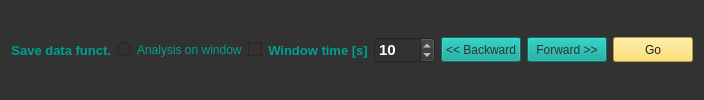
          <widget class="QWidget" name="menu" native="true">
           <property name="sizePolicy">
            <sizepolicy hsizetype="MinimumExpanding" vsizetype="Preferred">
             <horstretch>0</horstretch>
             <verstretch>0</verstretch>
            </sizepolicy>
           </property>
           <property name="styleSheet">
            <string notr="true">background-color: rgb(50, 50, 50);</string>
           </property>
           <layout class="QGridLayout" name="gridLayout">
            <item row="0" column="4">
             <widget class="QPushButton" name="btn_avanzar">
              <property name="minimumSize">
               <size>
                <width>0</width>
                <height>25</height>
               </size>
              </property>
              <property name="styleSheet">
               <string notr="true">QPushButton {
	
	
	background-color: rgb(0, 159, 147);
	font: 700 10pt &quot;Segoe UI&quot;;
	color: rgb(50, 50, 50);
}

QPushButton:hover {
	
	background-color: rgb(33, 33, 33);
	font: 700 10pt &quot;Segoe UI&quot;;
	color: rgb(39, 152, 186);
}</string>
              </property>
              <property name="text">
               <string>Forward &gt;&gt;</string>
              </property>
             </widget>
            </item>
            <item row="0" column="3">
             <widget class="QPushButton" name="btn_retroceder">
              <property name="minimumSize">
               <size>
                <width>0</width>
                <height>25</height>
               </size>
              </property>
              <property name="styleSheet">
               <string notr="true">QPushButton {
	
	
	background-color: rgb(0, 159, 147);
	font: 700 10pt &quot;Segoe UI&quot;;
	color: rgb(50, 50, 50);
}

QPushButton:hover {
	
	background-color: rgb(33, 33, 33);
	font: 700 10pt &quot;Segoe UI&quot;;
	color: rgb(39, 152, 186);
}</string>
              </property>
              <property name="text">
               <string>&lt;&lt; Backward</string>
              </property>
             </widget>
            </item>
            <item row="0" column="5">
             <widget class="QPushButton" name="bt_go">
              <property name="minimumSize">
               <size>
                <width>0</width>
                <height>25</height>
               </size>
              </property>
              <property name="styleSheet">
               <string notr="true">QPushButton {
	background-color: rgb(255, 217, 79);
	font: 700 10pt &quot;Segoe UI&quot;;
	
	color: rgb(33, 33, 33);
}


QPushButton:hover {
	
	background-color: rgb(33, 33, 33);
	font: 700 10pt &quot;Segoe UI&quot;;
	color: rgb(39, 152, 186);
}</string>
              </property>
              <property name="text">
               <string>Go</string>
              </property>
             </widget>
            </item>
            <item row="0" column="0">
             <layout class="QHBoxLayout" name="horizontalLayout_22">
              <item>
               <layout class="QVBoxLayout" name="verticalLayout_2">
                <item>
                 <widget class="QLabel" name="window_time_label_3">
                  <property name="palette">
                   <palette>
                    <active>
                     <colorrole role="WindowText">
                      <brush brushstyle="SolidPattern">
                       <color alpha="255">
                        <red>39</red>
                        <green>152</green>
                        <blue>186</blue>
                       </color>
                      </brush>
                     </colorrole>
                     <colorrole role="Button">
                      <brush brushstyle="SolidPattern">
                       <color alpha="255">
                        <red>50</red>
                        <green>50</green>
                        <blue>50</blue>
                       </color>
                      </brush>
                     </colorrole>
                     <colorrole role="Text">
                      <brush brushstyle="SolidPattern">
                       <color alpha="255">
                        <red>0</red>
                        <green>159</green>
                        <blue>147</blue>
                       </color>
                      </brush>
                     </colorrole>
                     <colorrole role="ButtonText">
                      <brush brushstyle="SolidPattern">
                       <color alpha="255">
                        <red>0</red>
                        <green>159</green>
                        <blue>147</blue>
                       </color>
                      </brush>
                     </colorrole>
                     <colorrole role="Base">
                      <brush brushstyle="SolidPattern">
                       <color alpha="255">
                        <red>50</red>
                        <green>50</green>
                        <blue>50</blue>
                       </color>
                      </brush>
                     </colorrole>
                     <colorrole role="Window">
                      <brush brushstyle="SolidPattern">
                       <color alpha="255">
                        <red>50</red>
                        <green>50</green>
                        <blue>50</blue>
                       </color>
                      </brush>
                     </colorrole>
                     <colorrole role="PlaceholderText">
                      <brush brushstyle="SolidPattern">
                       <color alpha="128">
                        <red>0</red>
                        <green>159</green>
                        <blue>147</blue>
                       </color>
                      </brush>
                     </colorrole>
                    </active>
                    <inactive>
                     <colorrole role="WindowText">
                      <brush brushstyle="SolidPattern">
                       <color alpha="255">
                        <red>39</red>
                        <green>152</green>
                        <blue>186</blue>
                       </color>
                      </brush>
                     </colorrole>
                     <colorrole role="Button">
                      <brush brushstyle="SolidPattern">
                       <color alpha="255">
                        <red>50</red>
                        <green>50</green>
                        <blue>50</blue>
                       </color>
                      </brush>
                     </colorrole>
                     <colorrole role="Text">
                      <brush brushstyle="SolidPattern">
                       <color alpha="255">
                        <red>0</red>
                        <green>159</green>
                        <blue>147</blue>
                       </color>
                      </brush>
                     </colorrole>
                     <colorrole role="ButtonText">
                      <brush brushstyle="SolidPattern">
                       <color alpha="255">
                        <red>0</red>
                        <green>159</green>
                        <blue>147</blue>
                       </color>
                      </brush>
                     </colorrole>
                     <colorrole role="Base">
                      <brush brushstyle="SolidPattern">
                       <color alpha="255">
                        <red>50</red>
                        <green>50</green>
                        <blue>50</blue>
                       </color>
                      </brush>
                     </colorrole>
                     <colorrole role="Window">
                      <brush brushstyle="SolidPattern">
                       <color alpha="255">
                        <red>50</red>
                        <green>50</green>
                        <blue>50</blue>
                       </color>
                      </brush>
                     </colorrole>
                     <colorrole role="PlaceholderText">
                      <brush brushstyle="SolidPattern">
                       <color alpha="128">
                        <red>0</red>
                        <green>159</green>
                        <blue>147</blue>
                       </color>
                      </brush>
                     </colorrole>
                    </inactive>
                    <disabled>
                     <colorrole role="WindowText">
                      <brush brushstyle="SolidPattern">
                       <color alpha="255">
                        <red>120</red>
                        <green>120</green>
                        <blue>120</blue>
                       </color>
                      </brush>
                     </colorrole>
                     <colorrole role="Button">
                      <brush brushstyle="SolidPattern">
                       <color alpha="255">
                        <red>50</red>
                        <green>50</green>
                        <blue>50</blue>
                       </color>
                      </brush>
                     </colorrole>
                     <colorrole role="Text">
                      <brush brushstyle="SolidPattern">
                       <color alpha="255">
                        <red>0</red>
                        <green>159</green>
                        <blue>147</blue>
                       </color>
                      </brush>
                     </colorrole>
                     <colorrole role="ButtonText">
                      <brush brushstyle="SolidPattern">
                       <color alpha="255">
                        <red>0</red>
                        <green>159</green>
                        <blue>147</blue>
                       </color>
                      </brush>
                     </colorrole>
                     <colorrole role="Base">
                      <brush brushstyle="SolidPattern">
                       <color alpha="255">
                        <red>50</red>
                        <green>50</green>
                        <blue>50</blue>
                       </color>
                      </brush>
                     </colorrole>
                     <colorrole role="Window">
                      <brush brushstyle="SolidPattern">
                       <color alpha="255">
                        <red>50</red>
                        <green>50</green>
                        <blue>50</blue>
                       </color>
                      </brush>
                     </colorrole>
                     <colorrole role="PlaceholderText">
                      <brush brushstyle="SolidPattern">
                       <color alpha="128">
                        <red>0</red>
                        <green>159</green>
                        <blue>147</blue>
                       </color>
                      </brush>
                     </colorrole>
                    </disabled>
                   </palette>
                  </property>
                  <property name="font">
                   <font>
                    <family>Segoe UI</family>
                    <pointsize>10</pointsize>
                    <italic>false</italic>
                    <bold>true</bold>
                   </font>
                  </property>
                  <property name="styleSheet">
                   <string notr="true">font: 700 10pt &quot;Segoe UI&quot;;
color: rgb(0, 159, 147);</string>
                  </property>
                  <property name="text">
                   <string>Save data funct.</string>
                  </property>
                  <property name="alignment">
                   <set>Qt::AlignRight|Qt::AlignTrailing|Qt::AlignVCenter</set>
                  </property>
                 </widget>
                </item>
               </layout>
              </item>
              <item>
               <widget class="QRadioButton" name="save_function">
                <property name="text">
                 <string/>
                </property>
               </widget>
              </item>
             </layout>
            </item>
            <item row="0" column="2">
             <layout class="QHBoxLayout" name="horizontalLayout_wt">
              <item>
               <widget class="QLabel" name="window_time_label">
                <property name="palette">
                 <palette>
                  <active>
                   <colorrole role="WindowText">
                    <brush brushstyle="SolidPattern">
                     <color alpha="255">
                      <red>39</red>
                      <green>152</green>
                      <blue>186</blue>
                     </color>
                    </brush>
                   </colorrole>
                   <colorrole role="Button">
                    <brush brushstyle="SolidPattern">
                     <color alpha="255">
                      <red>50</red>
                      <green>50</green>
                      <blue>50</blue>
                     </color>
                    </brush>
                   </colorrole>
                   <colorrole role="Text">
                    <brush brushstyle="SolidPattern">
                     <color alpha="255">
                      <red>0</red>
                      <green>159</green>
                      <blue>147</blue>
                     </color>
                    </brush>
                   </colorrole>
                   <colorrole role="ButtonText">
                    <brush brushstyle="SolidPattern">
                     <color alpha="255">
                      <red>0</red>
                      <green>159</green>
                      <blue>147</blue>
                     </color>
                    </brush>
                   </colorrole>
                   <colorrole role="Base">
                    <brush brushstyle="SolidPattern">
                     <color alpha="255">
                      <red>50</red>
                      <green>50</green>
                      <blue>50</blue>
                     </color>
                    </brush>
                   </colorrole>
                   <colorrole role="Window">
                    <brush brushstyle="SolidPattern">
                     <color alpha="255">
                      <red>50</red>
                      <green>50</green>
                      <blue>50</blue>
                     </color>
                    </brush>
                   </colorrole>
                   <colorrole role="PlaceholderText">
                    <brush brushstyle="SolidPattern">
                     <color alpha="128">
                      <red>0</red>
                      <green>159</green>
                      <blue>147</blue>
                     </color>
                    </brush>
                   </colorrole>
                  </active>
                  <inactive>
                   <colorrole role="WindowText">
                    <brush brushstyle="SolidPattern">
                     <color alpha="255">
                      <red>39</red>
                      <green>152</green>
                      <blue>186</blue>
                     </color>
                    </brush>
                   </colorrole>
                   <colorrole role="Button">
                    <brush brushstyle="SolidPattern">
                     <color alpha="255">
                      <red>50</red>
                      <green>50</green>
                      <blue>50</blue>
                     </color>
                    </brush>
                   </colorrole>
                   <colorrole role="Text">
                    <brush brushstyle="SolidPattern">
                     <color alpha="255">
                      <red>0</red>
                      <green>159</green>
                      <blue>147</blue>
                     </color>
                    </brush>
                   </colorrole>
                   <colorrole role="ButtonText">
                    <brush brushstyle="SolidPattern">
                     <color alpha="255">
                      <red>0</red>
                      <green>159</green>
                      <blue>147</blue>
                     </color>
                    </brush>
                   </colorrole>
                   <colorrole role="Base">
                    <brush brushstyle="SolidPattern">
                     <color alpha="255">
                      <red>50</red>
                      <green>50</green>
                      <blue>50</blue>
                     </color>
                    </brush>
                   </colorrole>
                   <colorrole role="Window">
                    <brush brushstyle="SolidPattern">
                     <color alpha="255">
                      <red>50</red>
                      <green>50</green>
                      <blue>50</blue>
                     </color>
                    </brush>
                   </colorrole>
                   <colorrole role="PlaceholderText">
                    <brush brushstyle="SolidPattern">
                     <color alpha="128">
                      <red>0</red>
                      <green>159</green>
                      <blue>147</blue>
                     </color>
                    </brush>
                   </colorrole>
                  </inactive>
                  <disabled>
                   <colorrole role="WindowText">
                    <brush brushstyle="SolidPattern">
                     <color alpha="255">
                      <red>120</red>
                      <green>120</green>
                      <blue>120</blue>
                     </color>
                    </brush>
                   </colorrole>
                   <colorrole role="Button">
                    <brush brushstyle="SolidPattern">
                     <color alpha="255">
                      <red>50</red>
                      <green>50</green>
                      <blue>50</blue>
                     </color>
                    </brush>
                   </colorrole>
                   <colorrole role="Text">
                    <brush brushstyle="SolidPattern">
                     <color alpha="255">
                      <red>0</red>
                      <green>159</green>
                      <blue>147</blue>
                     </color>
                    </brush>
                   </colorrole>
                   <colorrole role="ButtonText">
                    <brush brushstyle="SolidPattern">
                     <color alpha="255">
                      <red>0</red>
                      <green>159</green>
                      <blue>147</blue>
                     </color>
                    </brush>
                   </colorrole>
                   <colorrole role="Base">
                    <brush brushstyle="SolidPattern">
                     <color alpha="255">
                      <red>50</red>
                      <green>50</green>
                      <blue>50</blue>
                     </color>
                    </brush>
                   </colorrole>
                   <colorrole role="Window">
                    <brush brushstyle="SolidPattern">
                     <color alpha="255">
                      <red>50</red>
                      <green>50</green>
                      <blue>50</blue>
                     </color>
                    </brush>
                   </colorrole>
                   <colorrole role="PlaceholderText">
                    <brush brushstyle="SolidPattern">
                     <color alpha="128">
                      <red>0</red>
                      <green>159</green>
                      <blue>147</blue>
                     </color>
                    </brush>
                   </colorrole>
                  </disabled>
                 </palette>
                </property>
                <property name="font">
                 <font>
                  <family>Segoe UI</family>
                  <pointsize>10</pointsize>
                  <italic>false</italic>
                  <bold>true</bold>
                 </font>
                </property>
                <property name="styleSheet">
                 <string notr="true">font: 700 10pt &quot;Segoe UI&quot;;
color: rgb(0, 159, 147);</string>
                </property>
                <property name="text">
                 <string>Window time [s]</string>
                </property>
                <property name="alignment">
                 <set>Qt::AlignCenter</set>
                </property>
               </widget>
              </item>
              <item>
               <widget class="QSpinBox" name="window_time">
                <property name="font">
                 <font>
                  <family>Segoe UI</family>
                  <pointsize>11</pointsize>
                  <italic>false</italic>
                  <bold>true</bold>
                 </font>
                </property>
                <property name="styleSheet">
                 <string notr="true">font: 700 11pt &quot;Segoe UI&quot;;
color: rgb(255, 255, 255);</string>
                </property>
                <property name="maximum">
                 <number>1000</number>
                </property>
                <property name="value">
                 <number>10</number>
                </property>
               </widget>
              </item>
             </layout>
            </item>
            <item row="0" column="1">
             <layout class="QHBoxLayout" name="horizontalLayout_3">
              <item>
               <widget class="QLabel" name="label">
                <property name="styleSheet">
                 <string notr="true">font: 700 10pt &quot;Segoe UI&quot;;
color: rgb(0, 159, 147);</string>
                </property>
                <property name="text">
                 <string>Analysis on window</string>
                </property>
               </widget>
              </item>
              <item>
               <widget class="QCheckBox" name="analysis_on_window_function">
                <property name="text">
                 <string/>
                </property>
               </widget>
              </item>
             </layout>
            </item>
           </layout>
          </widget>
